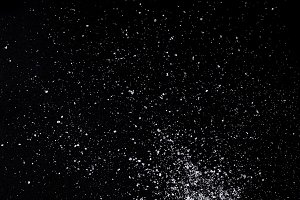
#> input picture ImageProcessing/salt.jpg, 300 x 200 px
$ python color_histogram.py --image salt.jpg
#> lines starting #> are read from the running program, lines starting #| are printed output that depends on the picture
import numpy as np
import argparse
import cv2
import matplotlib.pyplot as plt

ap=argparse.ArgumentParser()
ap.add_argument("-i","--image", required=True, help="Path to the image")
args=vars(ap.parse_args())


image=cv2.imread(args["image"])
#> image is the input picture: shape (200, 300, 3); mean B, G, R 12, 10.7, 10.8
cv2.imshow("Original",image)

cv2.waitKey(0)


chans=cv2.split(image)
colors=("b","g","r")

plt.figure()
plt.title("Color Histogram")
plt.xlabel("Bins")
plt.ylabel("No of pixels")

for (chan, color) in zip(chans, colors):
    hist=cv2.calcHist([chan],[0], None, [256], [0,256])
    plt.plot(hist)
#> this loop made 3 passes
#> color on passes 1 to 3: 'b', 'g', 'r'

plt.show()
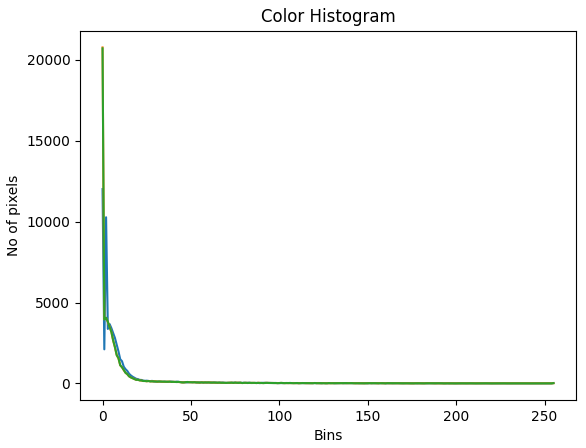
#> figure drawn by matplotlib, 1 panel; curve peaks at x = 0, y = 12012; curve peaks at x = 0, y = 20771; curve peaks at x = 0, y = 20713
cv2.waitKey(0)
